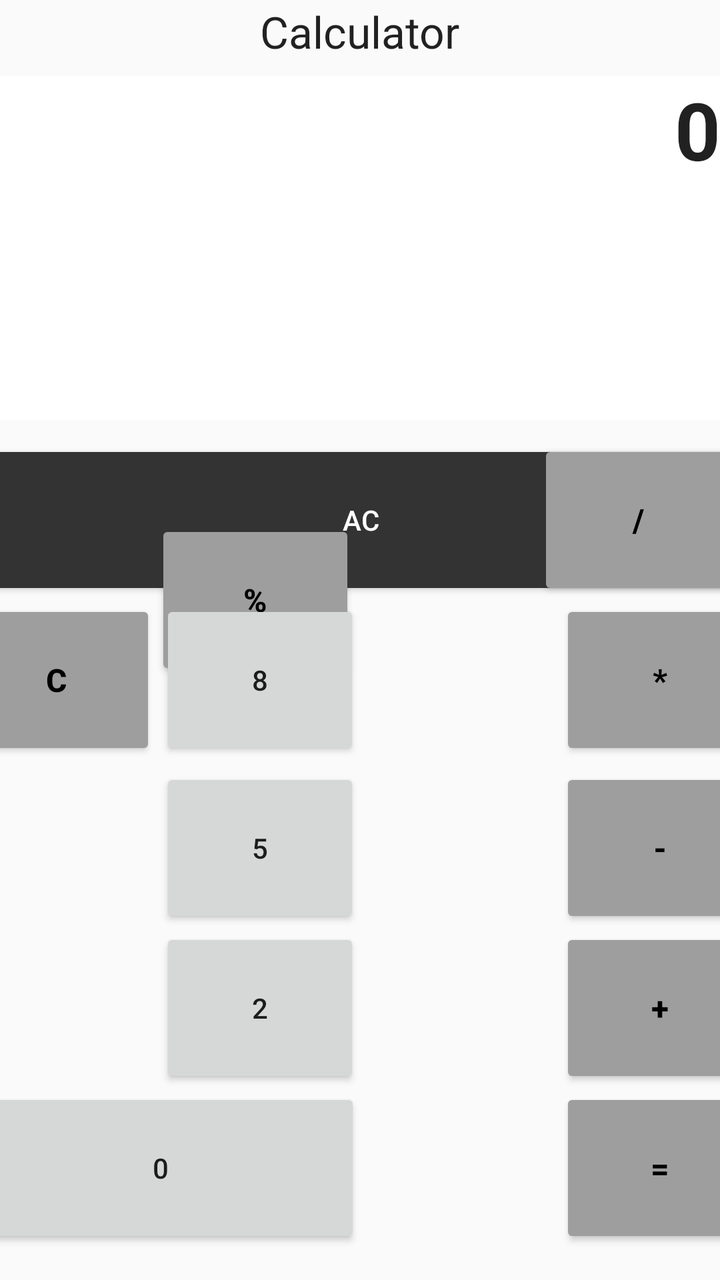
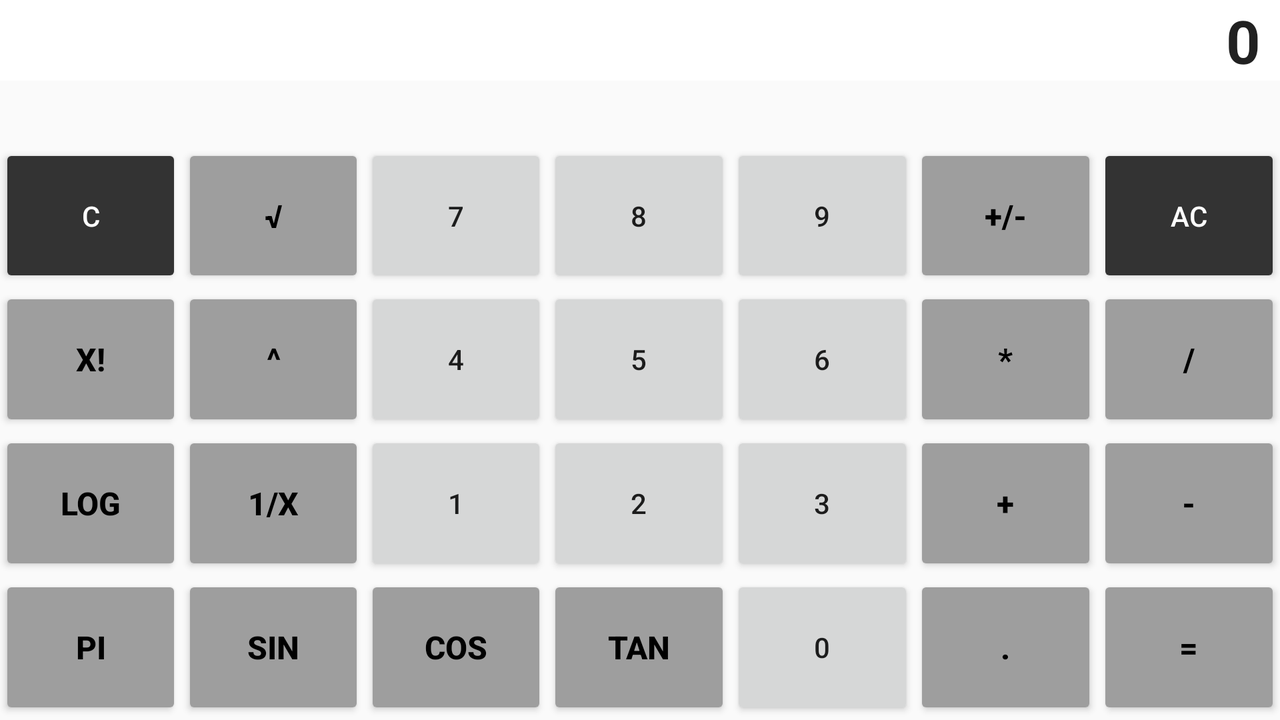

One screen, two layout resources from the same app: the default and the repository's alternative for another configuration. Each is rendered where Android would select it; the XML of both is given below.
<!-- AndroidManifest.xml: activity theme AppTheme.NoActionBar -->
<!-- res/layout/activity_main.xml -->
<?xml version="1.0" encoding="utf-8"?>
<androidx.constraintlayout.widget.ConstraintLayout xmlns:android="http://schemas.android.com/apk/res/android"
    xmlns:app="http://schemas.android.com/apk/res-auto"
    xmlns:tools="http://schemas.android.com/tools"
    android:layout_width="match_parent"
    android:layout_height="match_parent"
    tools:context=".MainActivity">

    <TextView
        android:id="@+id/textViewDisplay"
        style="@style/DisplayStyle"
        android:layout_width="412dp"
        android:layout_height="172dp"
        android:layout_marginTop="28dp"
        android:layout_weight="1"
        android:text="0"
        app:layout_constraintBottom_toTopOf="@+id/buttonClear"
        app:layout_constraintEnd_toEndOf="parent"
        app:layout_constraintHorizontal_bias="1.0"
        app:layout_constraintStart_toStartOf="parent"
        app:layout_constraintTop_toTopOf="parent"
        tools:ignore="MissingConstraints" />

    <Button
        android:id="@+id/buttonBackspace"
        android:layout_width="100dp"
        android:layout_height="80dp"

        android:layout_weight="1"
        android:text="@string/buttonBackspace"
        android:theme="@style/FunctionButtonStyle"
        app:layout_constraintBottom_toTopOf="@+id/button7"
        app:layout_constraintStart_toStartOf="@+id/buttonClear" />

    <Button
        android:id="@+id/buttonClear"
        android:layout_width="405dp"
        android:layout_height="80dp"
        android:layout_weight="1"
        android:text="@string/buttonClear"
        android:theme="@style/MemoryButtonStyle"
        app:layout_constraintBottom_toTopOf="@+id/buttonBackspace"
        app:layout_constraintEnd_toEndOf="parent"
        app:layout_constraintStart_toStartOf="parent"
        app:layout_constraintTop_toTopOf="parent"
        app:layout_constraintVertical_bias="1.0" />

    <Button
        android:id="@+id/buttonPercent"
        android:layout_width="100dp"
        android:layout_height="80dp"
        android:layout_weight="1"
        android:singleLine="false"
        android:text="@string/buttonPercent"
        android:theme="@style/FunctionButtonStyle"
        app:layout_constraintBottom_toTopOf="@+id/button8"
        app:layout_constraintEnd_toEndOf="parent"
        app:layout_constraintHorizontal_bias="0.0"
        app:layout_constraintStart_toEndOf="@+id/buttonBackspace"
        app:layout_constraintTop_toBottomOf="@+id/buttonClear" />

    <Button
        android:id="@+id/buttonToggleSign"
        android:layout_width="100dp"
        android:layout_height="80dp"
        android:layout_weight="1"
        android:text="@string/buttonToggleSign"
        android:theme="@style/FunctionButtonStyle"
        app:layout_constraintBottom_toTopOf="@+id/buttonDivide"
        app:layout_constraintEnd_toStartOf="@+id/buttonDivide"
        app:layout_constraintHorizontal_bias="0.5"
        app:layout_constraintStart_toEndOf="@+id/buttonPercent"
        app:layout_constraintTop_toBottomOf="@+id/buttonDivide" />

    <Button
        android:id="@+id/buttonDivide"
        android:layout_width="100dp"
        android:layout_height="80dp"
        android:layout_weight="1"
        android:text="@string/buttonDivide"
        android:theme="@style/FunctionButtonStyle"
        app:layout_constraintBottom_toTopOf="@+id/buttonMultiply"
        app:layout_constraintEnd_toEndOf="parent"
        app:layout_constraintHorizontal_bias="0.5"
        app:layout_constraintStart_toEndOf="@+id/buttonToggleSign" />

    <Button
        android:id="@+id/button7"
        android:layout_width="100dp"
        android:layout_height="80dp"
        android:layout_weight="1"
        android:text="@string/button7"
        app:layout_constraintBottom_toTopOf="@+id/button8"
        app:layout_constraintEnd_toStartOf="@+id/button8"
        app:layout_constraintHorizontal_bias="0.5"
        app:layout_constraintStart_toStartOf="parent"
        app:layout_constraintTop_toBottomOf="@+id/button8" />

    <Button
        android:id="@+id/button8"
        android:layout_width="100dp"
        android:layout_height="80dp"
        android:layout_weight="1"
        android:text="@string/button8"
        app:layout_constraintBottom_toTopOf="@+id/button9"
        app:layout_constraintEnd_toStartOf="@+id/button9"
        app:layout_constraintHorizontal_bias="0.5"
        app:layout_constraintStart_toEndOf="@+id/button7"
        app:layout_constraintTop_toBottomOf="@+id/button9" />

    <Button
        android:id="@+id/button9"
        android:layout_width="100dp"
        android:layout_height="80dp"
        android:layout_weight="1"
        android:text="@string/button9"
        app:layout_constraintBottom_toTopOf="@+id/buttonMultiply"
        app:layout_constraintEnd_toStartOf="@+id/buttonMultiply"
        app:layout_constraintHorizontal_bias="0.5"
        app:layout_constraintStart_toEndOf="@+id/button8"
        app:layout_constraintTop_toBottomOf="@+id/buttonMultiply" />

    

    <Button
        android:id="@+id/buttonMultiply"
        android:layout_width="100dp"
        android:layout_height="80dp"
        android:layout_marginBottom="4dp"
        android:layout_weight="1"
        android:text="@string/buttonMultiply"
        android:theme="@style/FunctionButtonStyle"
        app:layout_constraintBottom_toTopOf="@+id/buttonSubtract"
        app:layout_constraintEnd_toEndOf="parent"
        app:layout_constraintHorizontal_bias="0.5"
        app:layout_constraintStart_toEndOf="@+id/button9" />

    <Button
        android:id="@+id/button4"
        android:layout_width="100dp"
        android:layout_height="80dp"
        android:layout_weight="1"
        android:text="@string/button4"
        app:layout_constraintBottom_toTopOf="@+id/button5"
        app:layout_constraintEnd_toStartOf="@+id/button5"
        app:layout_constraintHorizontal_bias="0.5"
        app:layout_constraintStart_toStartOf="parent"
        app:layout_constraintTop_toBottomOf="@+id/button5" />

    <Button
        android:id="@+id/button5"
        android:layout_width="100dp"
        android:layout_height="80dp"
        android:layout_weight="1"
        android:text="@string/button5"
        app:layout_constraintBottom_toTopOf="@+id/button6"
        app:layout_constraintEnd_toStartOf="@+id/button6"
        app:layout_constraintHorizontal_bias="0.5"
        app:layout_constraintStart_toEndOf="@+id/button4"
        app:layout_constraintTop_toBottomOf="@+id/button6" />

    <Button
        android:id="@+id/button6"
        android:layout_width="100dp"
        android:layout_height="80dp"
        android:layout_weight="1"
        android:text="@string/button6"
        app:layout_constraintBottom_toTopOf="@+id/buttonSubtract"
        app:layout_constraintEnd_toStartOf="@+id/buttonSubtract"
        app:layout_constraintHorizontal_bias="0.5"
        app:layout_constraintStart_toEndOf="@+id/button5"
        app:layout_constraintTop_toBottomOf="@+id/buttonSubtract" />

    

    <Button
        android:id="@+id/buttonSubtract"
        android:layout_width="100dp"
        android:layout_height="80dp"
        android:layout_weight="1"
        android:text="@string/buttonSubtract"
        android:theme="@style/FunctionButtonStyle"
        app:layout_constraintBottom_toTopOf="@+id/buttonAdd"
        app:layout_constraintEnd_toEndOf="parent"
        app:layout_constraintHorizontal_bias="0.5"
        app:layout_constraintStart_toEndOf="@+id/button6" />

    <Button
        android:id="@+id/button1"
        android:layout_width="100dp"
        android:layout_height="80dp"
        android:layout_weight="1"
        android:text="@string/button1"
        app:layout_constraintBottom_toTopOf="@+id/button2"
        app:layout_constraintEnd_toStartOf="@+id/button2"
        app:layout_constraintHorizontal_bias="0.5"
        app:layout_constraintStart_toStartOf="parent"
        app:layout_constraintTop_toBottomOf="@+id/button2" />

    <Button
        android:id="@+id/button2"
        android:layout_width="100dp"
        android:layout_height="80dp"
        android:layout_weight="1"
        android:text="@string/button2"
        app:layout_constraintBottom_toTopOf="@+id/button3"
        app:layout_constraintEnd_toStartOf="@+id/button3"
        app:layout_constraintHorizontal_bias="0.5"
        app:layout_constraintStart_toEndOf="@+id/button1"
        app:layout_constraintTop_toBottomOf="@+id/button3" />

    <Button
        android:id="@+id/button3"
        android:layout_width="100dp"
        android:layout_height="80dp"
        android:layout_weight="1"
        android:text="@string/button3"
        app:layout_constraintBottom_toTopOf="@+id/buttonAdd"
        app:layout_constraintEnd_toStartOf="@+id/buttonAdd"
        app:layout_constraintHorizontal_bias="0.5"
        app:layout_constraintStart_toEndOf="@+id/button2"
        app:layout_constraintTop_toBottomOf="@+id/buttonAdd" />

    

    <Button
        android:id="@+id/buttonAdd"
        android:layout_width="100dp"
        android:layout_height="80dp"
        android:layout_weight="1"
        android:text="@string/buttonAdd"
        android:theme="@style/FunctionButtonStyle"
        app:layout_constraintBottom_toTopOf="@+id/buttonEquals"
        app:layout_constraintEnd_toEndOf="parent"
        app:layout_constraintHorizontal_bias="0.5"
        app:layout_constraintStart_toEndOf="@+id/button3" />

    <Button
        android:id="@+id/button0"
        android:layout_width="200dp"
        android:layout_height="80dp"
        android:text="@string/button0"
        app:layout_constraintBottom_toTopOf="@+id/buttonDecimalPoint"
        app:layout_constraintEnd_toStartOf="@+id/buttonDecimalPoint"
        app:layout_constraintHorizontal_bias="0.5"
        app:layout_constraintHorizontal_weight="2"
        app:layout_constraintStart_toStartOf="parent"
        app:layout_constraintTop_toBottomOf="@+id/buttonDecimalPoint" />

    <Button
        android:id="@+id/buttonDecimalPoint"
        android:layout_width="100dp"
        android:layout_height="80dp"
        android:text="@string/buttonDecimalPoint"
        app:layout_constraintBottom_toTopOf="@+id/buttonEquals"
        app:layout_constraintEnd_toStartOf="@+id/buttonEquals"
        app:layout_constraintHorizontal_bias="0.5"
        app:layout_constraintHorizontal_weight="1"
        app:layout_constraintStart_toEndOf="@+id/button0"
        app:layout_constraintTop_toBottomOf="@+id/buttonEquals" />

    <Button
        android:id="@+id/buttonEquals"
        android:layout_width="100dp"
        android:layout_height="80dp"
        android:layout_marginBottom="16dp"
        android:text="@string/buttonEquals"
        android:theme="@style/FunctionButtonStyle"
        app:layout_constraintBottom_toBottomOf="parent"
        app:layout_constraintEnd_toEndOf="parent"
        app:layout_constraintHorizontal_bias="0.5"
        app:layout_constraintHorizontal_weight="1"
        app:layout_constraintStart_toEndOf="@+id/buttonDecimalPoint" />

    <TextView
        android:id="@+id/textView2"
        android:layout_width="wrap_content"
        android:layout_height="wrap_content"
        android:layout_marginBottom="7dp"
        android:text="Calculator"
        android:textAppearance="@style/TextAppearance.AppCompat.Large"
        app:layout_constraintBottom_toTopOf="@+id/textViewDisplay"
        app:layout_constraintEnd_toEndOf="parent"
        app:layout_constraintStart_toStartOf="parent"
        app:layout_constraintTop_toTopOf="parent" />


</androidx.constraintlayout.widget.ConstraintLayout>
<!-- resources referenced by this layout -->
<resources>
  <string name="button0">0</string>
  <string name="button1">1</string>
  <string name="button2">2</string>
  <string name="button3">3</string>
  <string name="button4">4</string>
  <string name="button5">5</string>
  <string name="button6">6</string>
  <string name="button7">7</string>
  <string name="button8">8</string>
  <string name="button9">9</string>
  <string name="buttonAdd">+</string>
  <string name="buttonBackspace">C</string>
  <string name="buttonClear">AC</string>
  <string name="buttonDecimalPoint">.</string>
  <string name="buttonDivide">/</string>
  <string name="buttonEquals">=</string>
  <string name="buttonMultiply">*</string>
  <string name="buttonPercent">%</string>
  <string name="buttonSubtract">-</string>
  <string name="buttonToggleSign">+/-</string>
  <style name="DisplayStyle">
          <item name="android:background">#ffffff</item>
          <item name="android:textAppearance">?android:attr/textAppearanceLarge</item>
          <item name="android:textSize">40sp</item>
          <item name="android:textStyle">bold</item>
          <item name="android:textAlignment" tools:targetApi="17">textEnd</item>
          <item name="android:gravity">end</item>
      </style>
  <style name="FunctionButtonStyle" parent="Widget.AppCompat.Button">
          <item name="colorButtonNormal">#9E9E9E</item>
          <item name="android:textColor">#000000</item>
          <item name="android:fontFamily" tools:targetApi="16">sans-serif-medium</item>
          <item name="android:textSize">16sp</item>
          <item name="android:textStyle">bold</item>
      </style>
  <style name="MemoryButtonStyle" parent="Widget.AppCompat.Button.Colored">
          <item name="colorButtonNormal">#333333</item>
          <item name="android:textColor">#FFFFFF</item>
      </style>
  <style name="AppTheme.NoActionBar">
          <item name="windowActionBar">false</item>
          <item name="windowNoTitle">true</item>
      </style>
</resources>
<!-- res/layout-land/activity_main.xml (the repository's variant of the layout above) -->
<!-- drawn on the phone turned sideways -->
<?xml version="1.0" encoding="utf-8"?>
<LinearLayout xmlns:android="http://schemas.android.com/apk/res/android"
    xmlns:tools="http://schemas.android.com/tools"
    android:layout_width="match_parent"
    android:layout_height="match_parent"
    android:layout_gravity="center"
    android:orientation="vertical"
    android:paddingBottom="@dimen/activity_vertical_margin"
    android:paddingLeft="@dimen/activity_horizontal_margin"
    android:paddingRight="@dimen/activity_horizontal_margin"
    android:paddingTop="@dimen/activity_vertical_margin">

    <LinearLayout
        android:id="@+id/row1"
        android:layout_width="match_parent"
        android:layout_height="0dp"
        android:layout_weight=".16"
        android:orientation="horizontal">

        <TextView
            android:id="@+id/textViewDisplay"
            style="@style/DisplayStyle"
            android:layout_width="match_parent"
            android:layout_height="wrap_content"
            android:gravity="right"
            android:paddingLeft="10dp"
            android:paddingRight="10dp"
            android:text="0"
            android:textAppearance="?android:attr/textAppearanceLarge"
            android:textSize="30sp"
            tools:ignore="RtlHardcoded" />

    </LinearLayout>

    <LinearLayout
        android:id="@+id/row2"
        android:layout_width="match_parent"
        android:layout_height="0dp"
        android:layout_weight=".16">

        <Button
            android:id="@+id/buttonBackspace"
            android:layout_width="0dp"
            android:layout_height="match_parent"
            android:layout_weight=".142"
            android:text="@string/buttonBackspace"
            android:theme="@style/MemoryButtonStyle" />

        <Button
            android:id="@+id/buttonSquareRoot"
            android:theme="@style/FunctionButtonStyle"
            android:layout_width="0dp"
            android:layout_height="match_parent"
            android:layout_weight=".142"
            android:text="@string/buttonSquareRoot"/>

        <Button
            android:id="@+id/button7"
            android:layout_width="0dp"
            android:layout_height="match_parent"
            android:layout_weight=".142"
            android:text="@string/button7" />

        <Button
            android:id="@+id/button8"
            android:layout_width="0dp"
            android:layout_height="match_parent"
            android:layout_weight=".142"
            android:text="@string/button8"/>

        <Button
            android:id="@+id/button9"
            android:layout_width="0dp"
            android:layout_height="match_parent"
            android:layout_weight=".142"
            android:text="@string/button9"/>

        <Button
            android:id="@+id/buttonToggleSign"
            android:theme="@style/FunctionButtonStyle"
            android:layout_width="0dp"
            android:layout_height="match_parent"
            android:layout_weight=".142"
            android:text="@string/buttonToggleSign"/>

        <Button
            android:id="@+id/buttonClear"
            android:theme="@style/MemoryButtonStyle"
            android:layout_width="0dp"
            android:layout_height="match_parent"
            android:layout_weight=".142"
            android:text="@string/buttonClear"/>
    </LinearLayout>

    <LinearLayout
        android:id="@+id/row3"
        android:layout_width="match_parent"
        android:layout_height="0dp"
        android:layout_weight=".16">

        <Button
            android:id="@+id/buttonFactorial"
            android:theme="@style/FunctionButtonStyle"
            android:layout_width="0dp"
            android:layout_height="match_parent"
            android:layout_weight=".142"
            android:text="@string/buttonFactorial"/>

        <Button
            android:id="@+id/buttonPower"
            android:theme="@style/FunctionButtonStyle"
            android:layout_width="0dp"
            android:layout_height="match_parent"
            android:layout_weight=".142"
            android:text="@string/buttonPower"/>

        <Button
            android:id="@+id/button4"
            android:layout_width="0dp"
            android:layout_height="match_parent"
            android:layout_weight=".142"
            android:text="@string/button4"/>

        <Button
            android:id="@+id/button5"
            android:layout_width="0dp"
            android:layout_height="match_parent"
            android:layout_weight=".142"
            android:text="@string/button5"/>

        <Button
            android:id="@+id/button6"
            android:layout_width="0dp"
            android:layout_height="match_parent"
            android:layout_weight=".142"
            android:text="@string/button6"/>

        <Button
            android:id="@+id/buttonMultiply"
            android:theme="@style/FunctionButtonStyle"
            android:layout_width="0dp"
            android:layout_height="match_parent"
            android:layout_weight=".142"
            android:text="@string/buttonMultiply"/>

        <Button
            android:id="@+id/buttonDivide"
            android:theme="@style/FunctionButtonStyle"
            android:layout_width="0dp"
            android:layout_height="match_parent"
            android:layout_weight=".142"
            android:text="@string/buttonDivide"/>
    </LinearLayout>

    <LinearLayout
        android:id="@+id/row4"
        android:layout_width="match_parent"
        android:layout_height="0dp"
        android:layout_weight=".16">

        <Button
            android:id="@+id/buttonLog"
            android:theme="@style/FunctionButtonStyle"
            android:layout_width="0dp"
            android:layout_height="match_parent"
            android:layout_weight=".142"
            android:text="@string/buttonLog"/>

        <Button
            android:id="@+id/buttonInvert"
            android:theme="@style/FunctionButtonStyle"
            android:layout_width="0dp"
            android:layout_height="match_parent"
            android:layout_weight=".142"
            android:text="@string/buttonInvert"/>

        <Button
            android:id="@+id/button1"
            android:layout_width="0dp"
            android:layout_height="match_parent"
            android:layout_weight=".142"
            android:text="@string/button1"/>

        <Button
            android:id="@+id/button2"
            android:layout_width="0dp"
            android:layout_height="match_parent"
            android:layout_weight=".142"
            android:text="@string/button2"/>

        <Button
            android:id="@+id/button3"
            android:layout_width="0dp"
            android:layout_height="match_parent"
            android:layout_weight=".142"
            android:text="@string/button3"/>

        <Button
            android:id="@+id/buttonAdd"
            android:theme="@style/FunctionButtonStyle"
            android:layout_width="0dp"
            android:layout_height="match_parent"
            android:layout_weight=".142"
            android:text="@string/buttonAdd"/>

        <Button
            android:id="@+id/buttonSubtract"
            android:theme="@style/FunctionButtonStyle"
            android:layout_width="0dp"
            android:layout_height="match_parent"
            android:layout_weight=".142"
            android:text="@string/buttonSubtract"/>
    </LinearLayout>

    <LinearLayout
        android:id="@+id/row5"
        android:layout_width="match_parent"
        android:layout_height="0dp"
        android:layout_weight=".16">

        <Button
            android:id="@+id/buttonPI"
            android:theme="@style/FunctionButtonStyle"
            android:layout_width="0dp"
            android:layout_height="match_parent"
            android:layout_weight=".142"
            android:text="@string/buttonPI"/>

        <Button
            android:id="@+id/buttonSine"
            android:theme="@style/FunctionButtonStyle"
            android:layout_width="0dp"
            android:layout_height="match_parent"
            android:layout_weight=".142"
            android:text="@string/buttonSine"/>

        <Button
            android:id="@+id/buttonCosine"
            android:theme="@style/FunctionButtonStyle"
            android:layout_width="0dp"
            android:layout_height="match_parent"
            android:layout_weight=".142"
            android:text="@string/buttonCosine"/>

        <Button
            android:id="@+id/buttonTangent"
            android:theme="@style/FunctionButtonStyle"
            android:layout_width="0dp"
            android:layout_height="match_parent"
            android:layout_weight=".142"
            android:text="@string/buttonTangent"/>

        <Button
            android:id="@+id/button0"
            android:layout_width="0dp"
            android:layout_height="match_parent"
            android:layout_weight=".142"
            android:text="@string/button0"/>

        <Button
            android:id="@+id/buttonDecimalPoint"
            android:theme="@style/FunctionButtonStyle"
            android:layout_width="0dp"
            android:layout_height="match_parent"
            android:layout_weight=".142"
            android:text="@string/buttonDecimalPoint"/>

        <Button
            android:id="@+id/buttonEquals"
            android:theme="@style/FunctionButtonStyle"
            android:layout_width="0dp"
            android:layout_height="match_parent"
            android:layout_weight=".142"
            android:text="@string/buttonEquals"/>
    </LinearLayout>

</LinearLayout>
<!-- resources referenced by the variant -->
<!-- as the phone turned sideways resolves them -->
<resources>
  <string name="button0">0</string>
  <string name="button1">1</string>
  <string name="button2">2</string>
  <string name="button3">3</string>
  <string name="button4">4</string>
  <string name="button5">5</string>
  <string name="button6">6</string>
  <string name="button7">7</string>
  <string name="button8">8</string>
  <string name="button9">9</string>
  <string name="buttonAdd">+</string>
  <string name="buttonBackspace">C</string>
  <string name="buttonClear">AC</string>
  <string name="buttonCosine">cos</string>
  <string name="buttonDecimalPoint">.</string>
  <string name="buttonDivide">/</string>
  <string name="buttonEquals">=</string>
  <string name="buttonFactorial">x!</string>
  <string name="buttonInvert">1/x</string>
  <string name="buttonLog">log</string>
  <string name="buttonMultiply">*</string>
  <string name="buttonPI">PI</string>
  <string name="buttonPower">^</string>
  <string name="buttonSine">sin</string>
  <string name="buttonSquareRoot">√</string>
  <string name="buttonSubtract">-</string>
  <string name="buttonTangent">tan</string>
  <string name="buttonToggleSign">+/-</string>
  <style name="DisplayStyle">
          <item name="android:background">#ffffff</item>
          <item name="android:textAppearance">?android:attr/textAppearanceLarge</item>
          <item name="android:textSize">40sp</item>
          <item name="android:textStyle">bold</item>
          <item name="android:textAlignment" tools:targetApi="17">textEnd</item>
          <item name="android:gravity">end</item>
      </style>
  <style name="FunctionButtonStyle" parent="Widget.AppCompat.Button">
          <item name="colorButtonNormal">#9E9E9E</item>
          <item name="android:textColor">#000000</item>
          <item name="android:fontFamily" tools:targetApi="16">sans-serif-medium</item>
          <item name="android:textSize">16sp</item>
          <item name="android:textStyle">bold</item>
      </style>
  <style name="MemoryButtonStyle" parent="Widget.AppCompat.Button.Colored">
          <item name="colorButtonNormal">#333333</item>
          <item name="android:textColor">#FFFFFF</item>
      </style>
  <style name="AppTheme.NoActionBar">
          <item name="windowActionBar">false</item>
          <item name="windowNoTitle">true</item>
      </style>
</resources>
